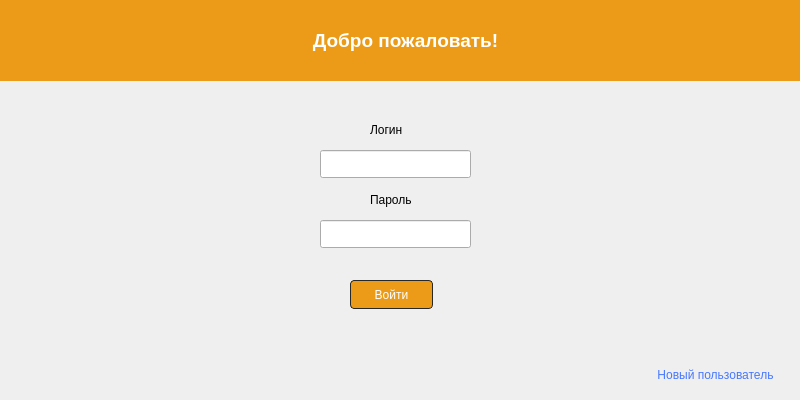
<?xml version="1.0" encoding="UTF-8"?>
<ui version="4.0">
 <class>MainWindow</class>
 <widget class="QMainWindow" name="MainWindow">
  <property name="geometry">
   <rect>
    <x>0</x>
    <y>0</y>
    <width>800</width>
    <height>400</height>
   </rect>
  </property>
  <property name="font">
   <font/>
  </property>
  <property name="windowTitle">
   <string>Главное меню</string>
  </property>
  <property name="styleSheet">
   <string notr="true"/>
  </property>
  <widget class="QWidget" name="centralwidget">
   <property name="styleSheet">
    <string notr="true"/>
   </property>
   <widget class="QWidget" name="verticalWidget" native="true">
    <property name="geometry">
     <rect>
      <x>0</x>
      <y>0</y>
      <width>811</width>
      <height>81</height>
     </rect>
    </property>
    <property name="styleSheet">
     <string notr="true">background-color: rgb(235, 155, 24);</string>
    </property>
    <layout class="QVBoxLayout" name="verticalLayout">
     <item>
      <widget class="QLabel" name="label">
       <property name="font">
        <font>
         <bold>true</bold>
        </font>
       </property>
       <property name="styleSheet">
        <string notr="true"/>
       </property>
       <property name="text">
        <string>&lt;html&gt;&lt;head/&gt;&lt;body&gt;&lt;p align=&quot;center&quot;&gt;&lt;span style=&quot; font-size:14pt; color:#ffffff;&quot;&gt;Добро пожаловать!&lt;/span&gt;&lt;/p&gt;&lt;/body&gt;&lt;/html&gt;</string>
       </property>
      </widget>
     </item>
    </layout>
   </widget>
   <widget class="QLabel" name="login">
    <property name="geometry">
     <rect>
      <x>370</x>
      <y>120</y>
      <width>63</width>
      <height>20</height>
     </rect>
    </property>
    <property name="styleSheet">
     <string notr="true">color: rgb(0, 0, 0);</string>
    </property>
    <property name="text">
     <string>Логин</string>
    </property>
   </widget>
   <widget class="QLabel" name="label_2">
    <property name="geometry">
     <rect>
      <x>370</x>
      <y>190</y>
      <width>63</width>
      <height>20</height>
     </rect>
    </property>
    <property name="styleSheet">
     <string notr="true">
color: rgb(0, 0, 0);</string>
    </property>
    <property name="text">
     <string>Пароль</string>
    </property>
   </widget>
   <widget class="QPushButton" name="enterButton">
    <property name="geometry">
     <rect>
      <x>350</x>
      <y>280</y>
      <width>83</width>
      <height>29</height>
     </rect>
    </property>
    <property name="styleSheet">
     <string notr="true">background-color: rgb(235, 155, 24);
color: rgb(255, 255, 255);
border-style: solid;
border-width: 1px;
border-radius: 4px;
border-color:rgb(41, 40, 40) ;</string>
    </property>
    <property name="text">
     <string>Войти</string>
    </property>
   </widget>
   <widget class="QPushButton" name="newUserButton">
    <property name="geometry">
     <rect>
      <x>630</x>
      <y>360</y>
      <width>171</width>
      <height>29</height>
     </rect>
    </property>
    <property name="styleSheet">
     <string notr="true">background-color:rgba(255,255,255,0);
color: rgb(70, 119, 255);
border:none;
</string>
    </property>
    <property name="text">
     <string>Новый пользователь</string>
    </property>
   </widget>
   <widget class="QLineEdit" name="loginLine">
    <property name="geometry">
     <rect>
      <x>320</x>
      <y>150</y>
      <width>151</width>
      <height>28</height>
     </rect>
    </property>
    <property name="styleSheet">
     <string notr="true"/>
    </property>
   </widget>
   <widget class="QLineEdit" name="passwordLine">
    <property name="geometry">
     <rect>
      <x>320</x>
      <y>220</y>
      <width>151</width>
      <height>28</height>
     </rect>
    </property>
    <property name="styleSheet">
     <string notr="true"/>
    </property>
   </widget>
   <widget class="QLabel" name="notValidLog">
    <property name="geometry">
     <rect>
      <x>310</x>
      <y>100</y>
      <width>191</width>
      <height>20</height>
     </rect>
    </property>
    <property name="styleSheet">
     <string notr="true">color: rgb(255, 58, 71);</string>
    </property>
    <property name="text">
     <string/>
    </property>
   </widget>
  </widget>
 </widget>
 <resources/>
 <connections/>
</ui>
